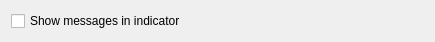
<?xml version="1.0" encoding="UTF-8"?>
<ui version="4.0">
 <class>IndicatorNotificationConfigWidget</class>
 <widget class="QWidget" name="IndicatorNotificationConfigWidget">
  <property name="geometry">
   <rect>
    <x>0</x>
    <y>0</y>
    <width>435</width>
    <height>35</height>
   </rect>
  </property>
  <property name="windowTitle">
   <string>Form</string>
  </property>
  <layout class="QVBoxLayout" name="verticalLayout_2">
   <item>
    <widget class="QCheckBox" name="enabled">
     <property name="text">
      <string>Show messages in indicator</string>
     </property>
    </widget>
   </item>
   <item>
    <spacer name="verticalSpacer">
     <property name="orientation">
      <enum>Qt::Vertical</enum>
     </property>
     <property name="sizeHint" stdset="0">
      <size>
       <width>20</width>
       <height>40</height>
      </size>
     </property>
    </spacer>
   </item>
  </layout>
 </widget>
 <resources/>
 <connections/>
</ui>
